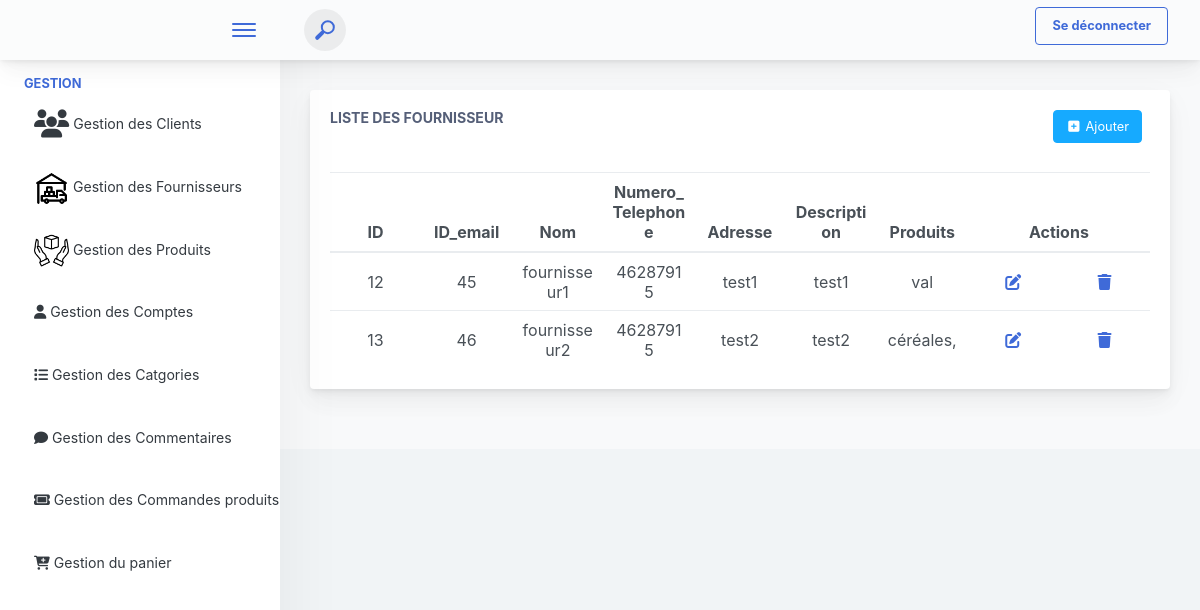
The page /affiche_fournisseur/ on the database its author committed.
### produits_app/models.py (models this page shows, shortened)
class Fournisseur(models.Model):
    id_fournisseur = models.AutoField(primary_key=True)
    id_email = models.ForeignKey(Compte, on_delete=models.CASCADE, default=4)
    nom_enterprise = models.CharField(max_length=100)
    num_tel = models.IntegerField(default=0)
    adresse = models.CharField(max_length=100, default='adresse')
    description = models.TextField()
    produits = models.ManyToManyField(Produit ,blank=True)

class Produit(models.Model):
    id_produit = models.AutoField(primary_key=True)
    nom = models.CharField(max_length=100)
    description = models.TextField()
    categorie = models.ForeignKey('Categorie', on_delete=models.CASCADE)
    prix = models.FloatField()
    id_fournisseur = models.ForeignKey('Fournisseur', on_delete=models.CASCADE)
    emplacement = models.CharField(max_length=100)
    date_publication = models.DateField(auto_now_add=True)
    image = models.ImageField(upload_to='produits_app/static/images/')

### produits_app/views.py (the view)
# urls.py: path('affiche_fournisseur/',views.affiche_fournisseur,name="affiche_fournisseur"),
def affiche_fournisseur(request):
    produits=Produit.objects.all()
    fournisseurs = Fournisseur.objects.all()
    return render(request,"interface_admin/Admin_Fournisseur/fournisseur_affichage.html",{'fournisseurs':fournisseurs,'produits':produits})

### produits_app/templates/interface_admin/Admin_Fournisseur/fournisseur_affichage.html (shortened to what this page needs)
{% extends 'interface_admin/navbar.html' %}
{% block content %}
  <div class="app-main__inner">
    <div class="app-page-title">
      <div class="row">
        <div class="col-lg-12">
          <div class="main-card mb-3 card">
            <div class="card-body">
              <div style="display: flex ; justify-content: space-between;">
                <div>
                  <h5 class="card-title">Liste des Fournisseur </h5>
                </div>
                <div style="display: flex ; justify-content: space-between;">
                  <div>
                    <a href="{% url 'ajouter_fournisseur' %}" class="mb-2 mr-2 btn btn-info"><i class="fa fa-fw" aria-hidden="true" title="Copier pour utiliser plus-square"></i> Ajouter </a>
                  </div>
                </div>
              </div>
              <br>
              <table class="mb-0 table" id="myTable">
                <thead>
                  <tr>
                    <th>ID</th>
                    <th>ID_email</th>
                    <th>Nom</th>
                    <th>Numero_Telephone</th>
                    <th>Adresse</th>
                    <th>Description</th>
                    <th>Produits</th>
                    <th colspan="2" >Actions</th>
                  </tr>
                </thead>
                <tbody>
                  {% for fournisseur in fournisseurs %}
                  <tr>
                    <td >{{fournisseur.id_fournisseur}}</td>
                    <td >{{fournisseur.id_email_id}}</td>
                    <td >{{fournisseur.nom_enterprise}}</td>
                    <td >{{fournisseur.num_tel}}</td>
                    <td >{{fournisseur.adresse}}</td>
                    <td >{{fournisseur.description}}</td>
                    <td>
                      {% for p in produits %}
                      {% if p.id_fournisseur.id_fournisseur == fournisseur.id_fournisseur %}
                        {{p.nom}}{% if not forloop.last %}, {% endif %}
                      {% endif %}
                      {% endfor %}
                    </td>
                    <td>
                      <a class='button' href="{% url 'modifier_fournisseur' fournisseur.id_fournisseur  %}"><i class="fa-solid fa-pen-to-square"></i></a>
                    </td>
                    <td>
                      <a class='button' href="{% url 'supprimer_fournisseur' fournisseur.id_fournisseur  %}"><i class="fa-solid fa-trash"></i></a>
                    </td>
                  </tr>
                  {% endfor %}
                </tbody>
              </table>
            </div>
          </div>
        </div>
      </div>
    </div>
  </div>
{% endblock %}

### rows shown on the page
Fournisseur: id_fournisseur "12", id_email_id "45", nom_enterprise "fournisseur1", num_tel "46287915", adresse "test1", description "test1"
Produit: nom "val"
Fournisseur: id_fournisseur "13", id_email_id "46", nom_enterprise "fournisseur2", num_tel "46287915", adresse "test2", description "test2"
Produit: nom "céréales"
